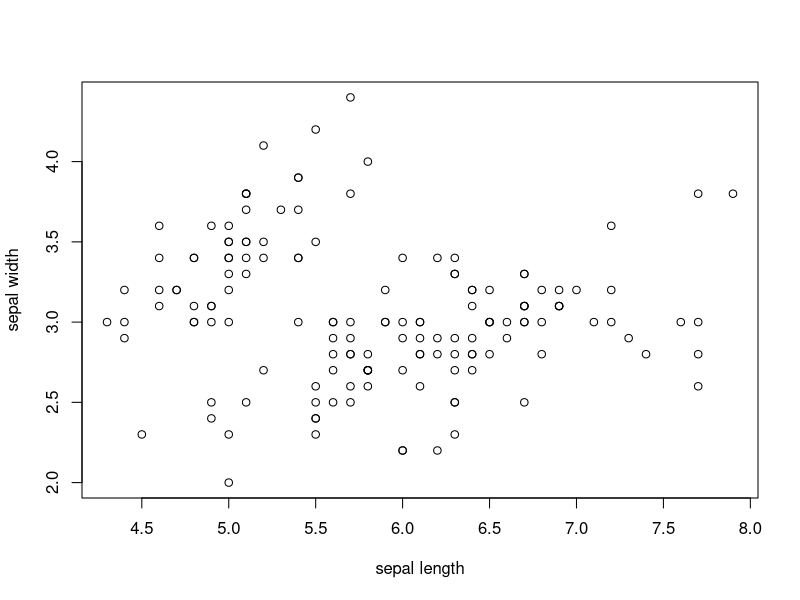
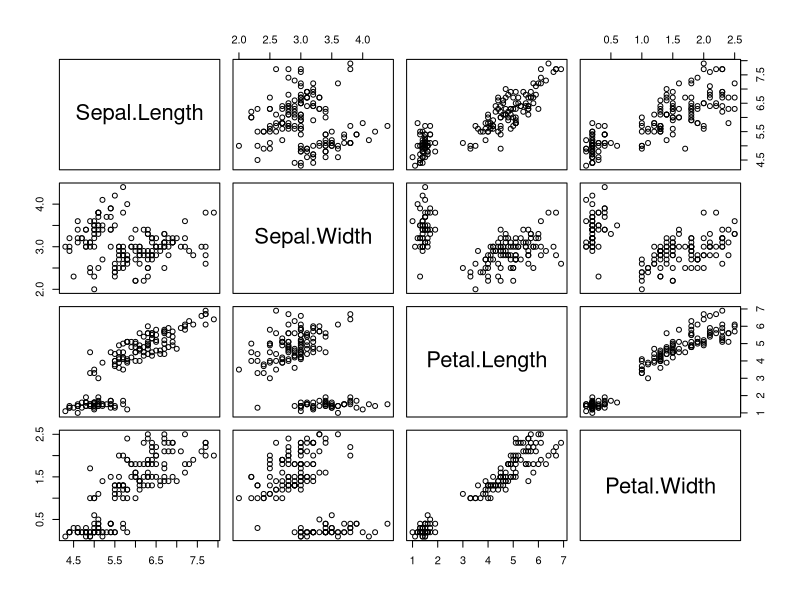

The R source for these figures, in order:
head(iris)

plot(x=iris$Sepal.Length,y=iris$Sepal.Width,xlab = 'sepal length', ylab = 'sepal width')

cor(iris[,-5])
pairs(iris[,-5])

head('iris')
